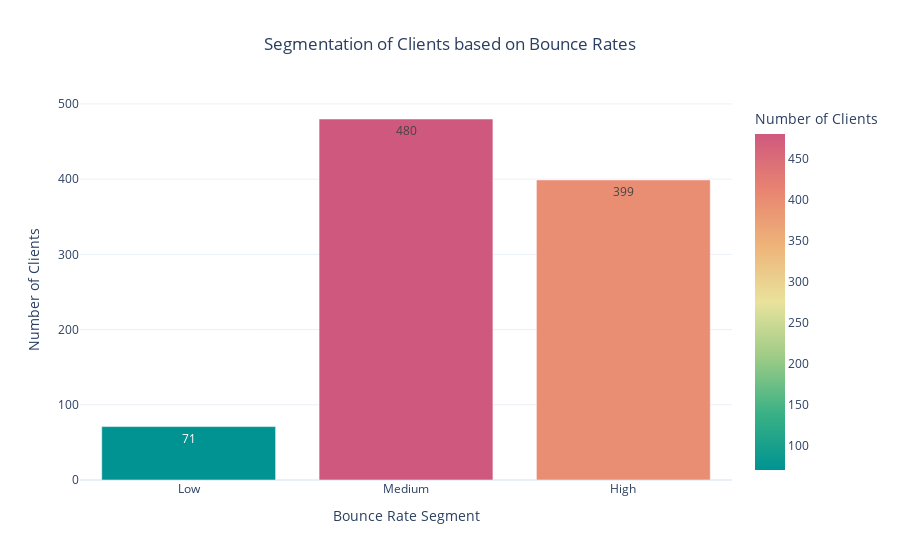

Source (notebook cell):
### Code cell
highBounceRate = 70
lowBounceRate = 30
data['Bounce Rate Segment'] = pd.cut(data['Bounce Rate'], 
                                     bins=[0, lowBounceRate, 
                                           highBounceRate, 100],
                                   labels=['Low', 'Medium', 'High'], right=False)
segmentCounts = data['Bounce Rate Segment'].value_counts().sort_index()
segmentFig = px.bar(segmentCounts, labels={'index': 'Bounce Rate Segment', 
                                             'value': 'Number of Clients'},
                     title='Segmentation of Clients based on Bounce Rates',
                     color = 'value', color_continuous_scale = 'Temps',text_auto = True)
segmentFig.update_layout(title_text='Segmentation of Clients based on Bounce Rates', title_x=0.5)
segmentFig.show()

### Figure 1 — Plotly figure (JSON) as saved in the notebook; plotly's stock layout.template omitted (floating-point values rounded to 4 significant figures)
{"data": [{"alignmentgroup": "True", "hovertemplate": "Bounce Rate Segment=%{x}<br>Number of Clients=%{marker.color}<extra></extra>", "legendgroup": "", "marker": {"color": [71, 480, 399], "coloraxis": "coloraxis", "pattern": {"shape": ""}}, "name": "", "offsetgroup": "", "orientation": "v", "showlegend": false, "textposition": "auto", "texttemplate": "%{y}", "type": "bar", "x": ["Low", "Medium", "High"], "xaxis": "x", "y": [71, 480, 399], "yaxis": "y"}], "layout": {"barmode": "relative", "coloraxis": {"colorbar": {"title": {"text": "Number of Clients"}}, "colorscale": [[0, "rgb(0, 147, 146)"], [0.1667, "rgb(57, 177, 133)"], [0.3333, "rgb(156, 203, 134)"], [0.5, "rgb(233, 226, 156)"], [0.6667, "rgb(238, 180, 121)"], [0.8333, "rgb(232, 132, 113)"], [1, "rgb(207, 89, 126)"]]}, "legend": {"tracegroupgap": 0}, "title": {"text": "Segmentation of Clients based on Bounce Rates", "x": 0.5}, "xaxis": {"anchor": "y", "domain": [0, 1], "title": {"text": "Bounce Rate Segment"}}, "yaxis": {"anchor": "x", "domain": [0, 1], "title": {"text": "Number of Clients"}}}}
